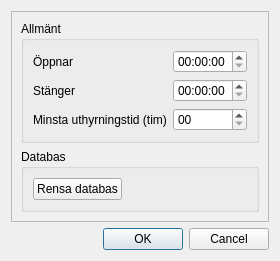
<?xml version="1.0" encoding="UTF-8"?>
<ui version="4.0">
 <author>
* FILENAMN:    Dialog_Settings.ui
* PROJECT:     A3B
* PROGRAMMER:  Conny Andersson  Y3a conan414@student.liu.se
*              Andreas Bolin    Y3a andbo467@student.liu.se
*              Martin Andersson Y3a maran703@student.liu.se
*              Adam Andersson   Y3a adaan690@student.liu.se
* DATE:        2012-12-08
*
* DESCRIPTION
*
* Här ligger all gui design till gui_settings fönstret.
*
* Created by:
* Andreas:  allt
*
</author>
 <class>Dialog_Settings</class>
 <widget class="QDialog" name="Dialog_Settings">
  <property name="geometry">
   <rect>
    <x>0</x>
    <y>0</y>
    <width>320</width>
    <height>269</height>
   </rect>
  </property>
  <property name="windowTitle">
   <string>Inställningar</string>
  </property>
  <property name="styleSheet">
   <string notr="true"/>
  </property>
  <layout class="QGridLayout" name="gridLayout" rowstretch="0,0">
   <property name="sizeConstraint">
    <enum>QLayout::SetFixedSize</enum>
   </property>
   <item row="1" column="1">
    <widget class="QDialogButtonBox" name="buttonBox">
     <property name="orientation">
      <enum>Qt::Horizontal</enum>
     </property>
     <property name="standardButtons">
      <set>QDialogButtonBox::Cancel|QDialogButtonBox::Ok</set>
     </property>
     <property name="centerButtons">
      <bool>false</bool>
     </property>
    </widget>
   </item>
   <item row="0" column="1">
    <widget class="QFrame" name="frame">
     <property name="styleSheet">
      <string notr="true"/>
     </property>
     <property name="frameShape">
      <enum>QFrame::StyledPanel</enum>
     </property>
     <property name="frameShadow">
      <enum>QFrame::Raised</enum>
     </property>
     <layout class="QGridLayout" name="gridLayout_2">
      <item row="0" column="0">
       <widget class="QGroupBox" name="groupBox">
        <property name="styleSheet">
         <string notr="true"/>
        </property>
        <property name="title">
         <string>Allmänt</string>
        </property>
        <layout class="QGridLayout" name="gridLayout_3">
         <item row="0" column="0">
          <widget class="QLabel" name="labelOpen">
           <property name="text">
            <string>Öppnar</string>
           </property>
          </widget>
         </item>
         <item row="0" column="2">
          <widget class="QTimeEdit" name="timeEditOpen"/>
         </item>
         <item row="1" column="0">
          <widget class="QLabel" name="labelClose">
           <property name="text">
            <string>Stänger</string>
           </property>
          </widget>
         </item>
         <item row="1" column="2">
          <widget class="QTimeEdit" name="timeEditClose"/>
         </item>
         <item row="2" column="0">
          <widget class="QLabel" name="labelMinRentTime">
           <property name="text">
            <string>Minsta uthyrningstid (tim)</string>
           </property>
          </widget>
         </item>
         <item row="2" column="2">
          <widget class="QTimeEdit" name="timeEditRental">
           <property name="displayFormat">
            <string>HH</string>
           </property>
          </widget>
         </item>
        </layout>
       </widget>
      </item>
      <item row="1" column="0">
       <widget class="QGroupBox" name="groupBoxDb">
        <property name="title">
         <string>Databas</string>
        </property>
        <layout class="QGridLayout" name="gridLayout_4">
         <item row="0" column="0">
          <widget class="QPushButton" name="pushButtonCleanDB">
           <property name="text">
            <string>Rensa databas</string>
           </property>
          </widget>
         </item>
         <item row="0" column="1">
          <spacer name="horizontalSpacer">
           <property name="orientation">
            <enum>Qt::Horizontal</enum>
           </property>
           <property name="sizeHint" stdset="0">
            <size>
             <width>40</width>
             <height>20</height>
            </size>
           </property>
          </spacer>
         </item>
        </layout>
       </widget>
      </item>
     </layout>
    </widget>
   </item>
  </layout>
 </widget>
 <tabstops>
  <tabstop>buttonBox</tabstop>
  <tabstop>timeEditOpen</tabstop>
  <tabstop>timeEditClose</tabstop>
  <tabstop>pushButtonCleanDB</tabstop>
 </tabstops>
 <resources/>
 <connections>
  <connection>
   <sender>buttonBox</sender>
   <signal>accepted()</signal>
   <receiver>Dialog_Settings</receiver>
   <slot>accept()</slot>
   <hints>
    <hint type="sourcelabel">
     <x>248</x>
     <y>254</y>
    </hint>
    <hint type="destinationlabel">
     <x>157</x>
     <y>268</y>
    </hint>
   </hints>
  </connection>
  <connection>
   <sender>buttonBox</sender>
   <signal>rejected()</signal>
   <receiver>Dialog_Settings</receiver>
   <slot>reject()</slot>
   <hints>
    <hint type="sourcelabel">
     <x>310</x>
     <y>259</y>
    </hint>
    <hint type="destinationlabel">
     <x>286</x>
     <y>268</y>
    </hint>
   </hints>
  </connection>
 </connections>
</ui>
